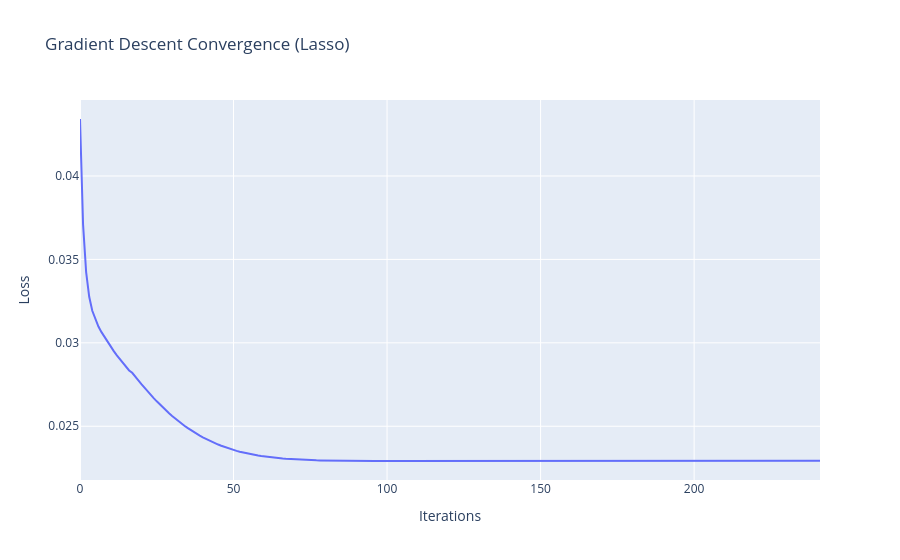

The notebook cell saved with this chart:
### Code cell
#Gradient Descent Convergence(Lasso)#
import plotly.graph_objects as go

model_lasso = fitted_models[('Full Model', 'Lasso')][0]

fig = go.Figure()
fig.add_trace(go.Scatter(
    y=model_lasso.loss_history,
    mode='lines',
    name='Loss'
))

fig.update_layout(
    title="Gradient Descent Convergence (Lasso)",
    xaxis_title="Iterations",
    yaxis_title="Loss"
)
fig.show()

### Figure 1 — Plotly figure (JSON) as saved in the notebook; plotly's stock layout.template omitted (floating-point values rounded to 4 significant figures; data arrays with more than 128 entries replaced by an {"elided": "..."} marker saying what was removed)
{"data": [{"mode": "lines", "name": "Loss", "type": "scatter", "y": {"elided": "242 float values"}}], "layout": {"title": {"text": "Gradient Descent Convergence (Lasso)"}, "xaxis": {"title": {"text": "Iterations"}}, "yaxis": {"title": {"text": "Loss"}}}}
